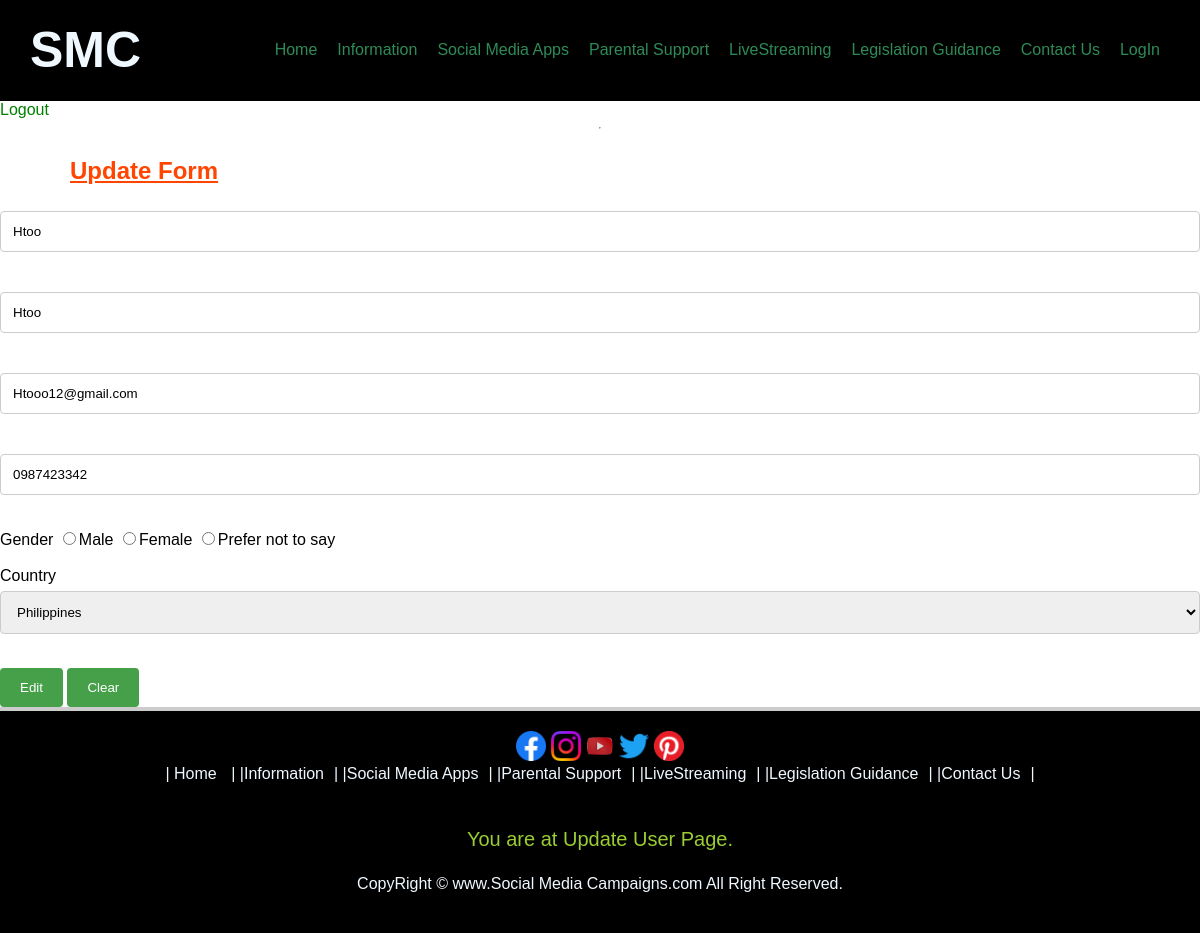
The page /program/updateform.php?id=13 (signed in) on the database its author committed.
### tables this page shows
CREATE TABLE `user` (
  `id` int(11) NOT NULL,
  `fname` varchar(100) DEFAULT NULL,
  `lname` varchar(100) DEFAULT NULL,
  `email` varchar(100) DEFAULT NULL,
  `phone` varchar(50) DEFAULT NULL,
  `gender` varchar(20) DEFAULT NULL,
  `country` varchar(100) DEFAULT NULL,
  `username` varchar(100) DEFAULT NULL,
  `password` varchar(100) DEFAULT NULL,
  `role` varchar(50) DEFAULT NULL,
  `remark` text DEFAULT NULL
);

### program/updateform.php (the view, shortened to what this page needs)
<!DOCTYPE html>
<html lang="en">
<head>
    <link rel="stylesheet" type="text/css" href="../CSS/style1.css?<?php echo time(); ?>">
</head>
<body>
      <header>
        <h1 style="font-size:50px;">SMC</h1>
                   <ul>
                    <li><a href="Home.php">Home</a></li>
                    <li><a href="Information.php">Information</a></li>
                    <li><a href="Social_Media_Apps.php">Social Media Apps</a></li>
                    <li><a href="Parental_Support.php">Parental Support</a></li>
                    <li><a href="LiveStreaming.php">LiveStreaming</a></li>
                    <li><a href="Legislation_Guidance.php">Legislation Guidance</a></li>
                    <li><a href="ContactUs.php">Contact Us</a></li>
                    <li><a href="login_form.php">LogIn</a></li>
                     </ul>
            </header>
	<?php
	if(isset($_SESSION['admin'])){
		echo "<a href='logout.php'>Logout</a><hr>";
			include("dbconnection.php");
			$id=$_GET['id'];
			$sql = "select * from user where id=$id";
			$result = mysqli_query($connection,$sql);
			$record = mysqli_fetch_assoc($result);
	?>
	<h2 class="underline">Update Form</h2>
	<form action="updateuser.php" method="post" enctype="multipart/form-data">
		<input type="text" name="fname" placeholder="Enter your first name"
		       value='<?php echo $record['fname']; ?>'>
		<br><br>
		<input type="text" name="lname" placeholder="Enter your last name"
		      value='<?php echo $record['lname']; ?>'>
		<br><br>
		<input type="email" name="email" placeholder="Enter your email"
		       value='<?php echo $record['email']; ?>'>
		<br><br>
		<input type="number" name="phone" placeholder="Enter your phone no"
		        value='<?php echo $record['phone']; ?>'>
		<br><br>
		<label>Gender</label>
		<input type="radio" name="gender" value="Male">Male
		<input type="radio" name="gender" value="Female">Female
		<input type="radio" name="gender" value="None">Prefer not to say
		<br><br>
		<label>Country</label>
		<select name="country">
			<?php
				$country = $record['country'];
				foreach($countries as $value){
					if($country == $value)
					   echo "<option value='$value' selected>$value</option>";
					else
						echo "<option value='$value'>$value</option>";
				}
			?>
		</select>
		<br><br>
		<input type="submit" name="submit" value="Edit">
		<input type="reset" name="clear" value="Clear">
	</form>
	<?php
		}
		else echo "Restricted Page! Administrator only!<br>";
	?>
	<footer>
       <div id="fleft">
            <a href="hhtps://www.facebook.com/"><img src="../images/facebook.png" width="30" height="30" alt=""></a>
            <a href="hhtps://www.instgram.com/"><img src="../images/instagram.png" width="30" height="30" alt=""></a>
            <a href="hhtps://www.youtube.com/"><img src="../images/youtube.png" width="30" height="30" alt=""></a>
            <a href="hhtps://www.twitter.com/"><img src="../images/twitter.png" width="30" height="30" alt=""></a>
            <a href="hhtps://www.pinterest.com/"><img src="../images/pinterest.png" width="30" height="30" alt=""></a>
        </div>
        <div id="fright">
            | <a href="Home.php">Home</a> |
            |<a href="Information.php">Information</a>|
            |<a href="Social_Media_Apps.php">Social Media Apps</a>|
            |<a href="Parental_Support.php">Parental Support</a>|
            |<a href="LiveStreaming.php">LiveStreaming</a>|
            |<a href="Legislation_Guidance.php">Legislation Guidance</a>|
            |<a href="ContactUs.php">Contact Us</a>|
        </div>
        <div class="fbottom">
            <p>You are at Update User Page.</p>
            CopyRight &copy; www.Social Media Campaigns.com All Right Reserved.
        </div>
    </footer>
</body>
</html>

### css/style1.css (style rules this page uses)
body { font-family: sans-serif; min-height: 10vh; background-color: white; background-size: cover; background-repeat: no-repeat; background-position: center 100px; margin: 0; padding: 0; display: flex; flex-direction: column; cursor: url(../images/cursor.png) , auto; }
header { display:flex; align-items: center; background-color: black; height: 100px; padding-left: 20px; border-bottom: 1px solid black; }
h1 { color:aliceblue; font-size: 30px; margin-left: 10px; font-family: 'Lucida Sans', 'Lucida Sans Regular', 'Lucida Grande', 'Lucida Sans Unicode', Geneva, Verdana, sans-serif; }
ul { list-style: none; display: flex; align-items: center; margin-left: auto; }
ul li { margin-right: 20px; }
ul li a { text-decoration: none; color:seagreen; font-size: 16px; }
a { text-decoration: none; color: green; }
.underline { text-decoration: underline; padding: 0 70px; color: orangered; }
div p { font-family: Arial, sans-serif; font-size: 18px; line-height: 1.6; color: #333; margin: 20px 0; padding: 0 100px; }
footer { width: 100%; background-color: black; text-align: center; padding: 20px 0; color: aliceblue; border-top: 4px solid #ccc; bottom: -20px; }
#fleft { float: none; text-align: center; }
#fright { float: none; text-align: center; }
#fright a { color:aliceblue; margin-right: 10px; text-decoration: none; }
.fbottom { padding: 20px; text-align: center; }
.fbottom p { font-size: 20px; color: yellowgreen; }
input[type=text], input[type=email], input[type=password], input[type=number], select, textarea { width: 100%; padding: 12px; border: 1px solid #ccc; border-radius: 4px; box-sizing: border-box; margin-top: 6px; margin-bottom: 16px; resize: vertical; }
input[type=submit], input[type=reset], input[type=button] { background-color: #45a049; color: white; padding: 12px 20px; border: none; border-radius: 4px; cursor: pointer; }
footer { width: 100%; }
footer #fleft, footer #fright { float: none; text-align: center; bottom: 40px; }
footer #fright { bottom: 30px; }

### rows shown on the page
user: fname "Htoo", lname "Htoo", email "Htooo12@gmail.com", phone "0987423342", country "Philippines"
